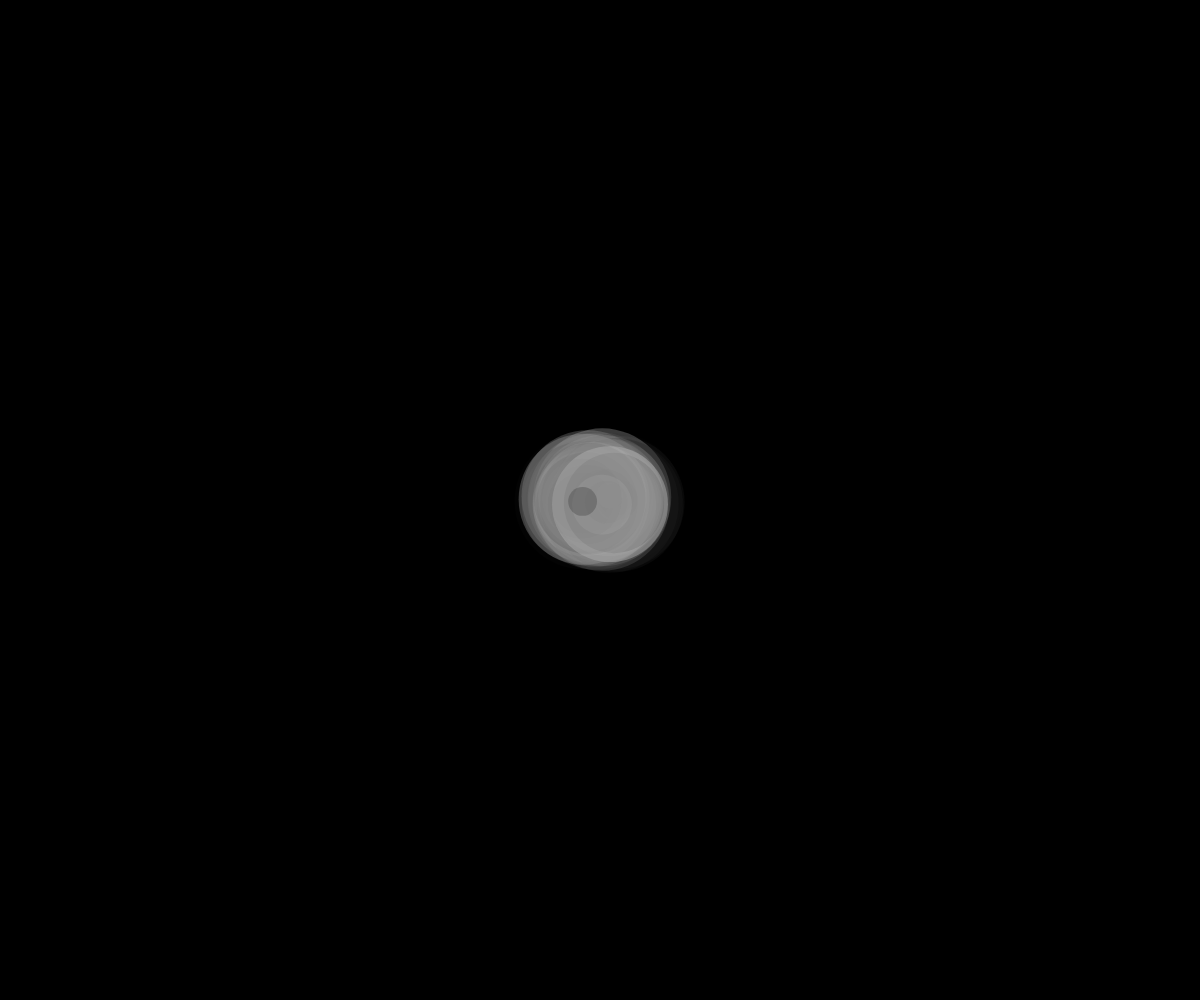
Frame 1 (no input)
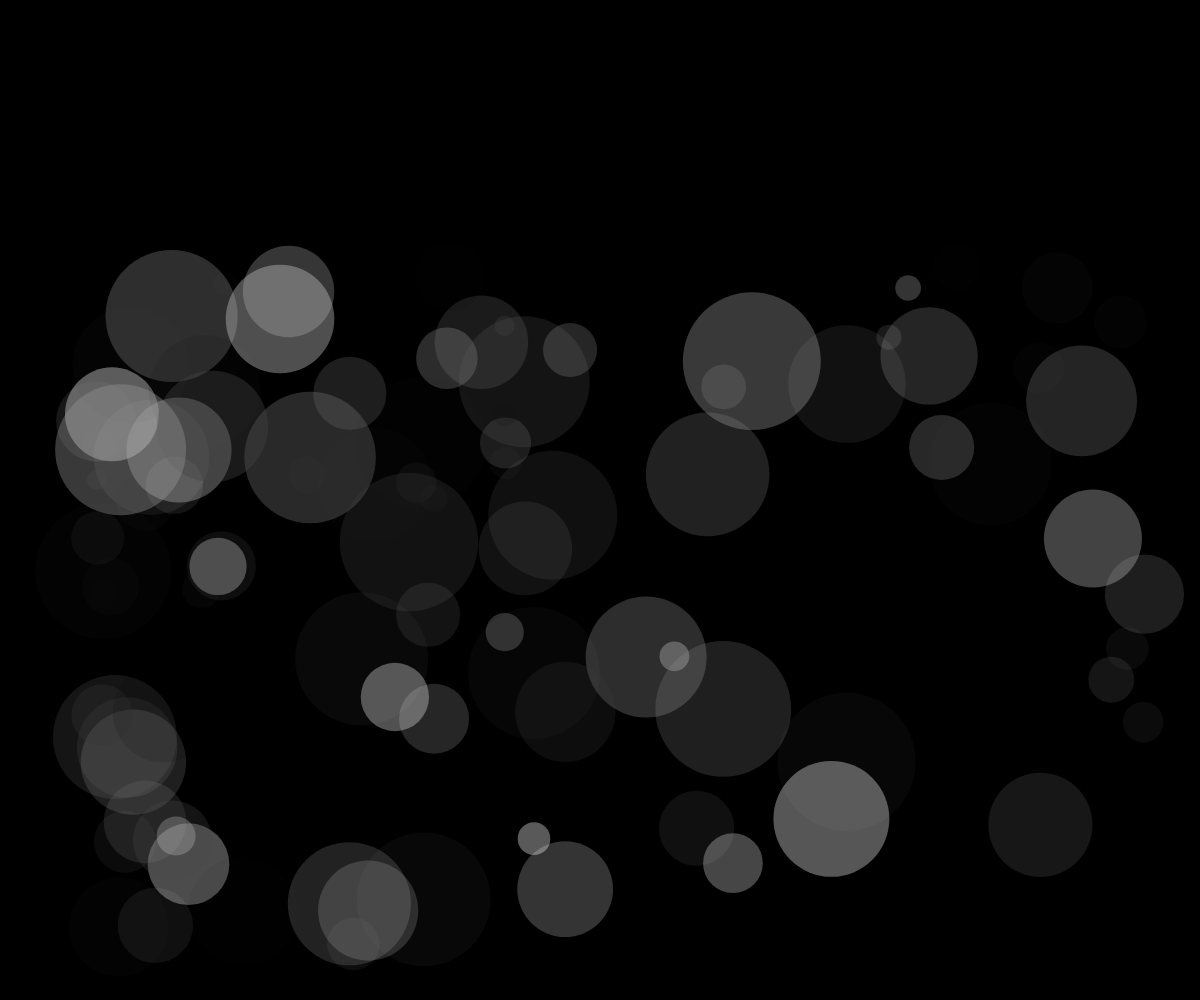
Frame 60 (no input)
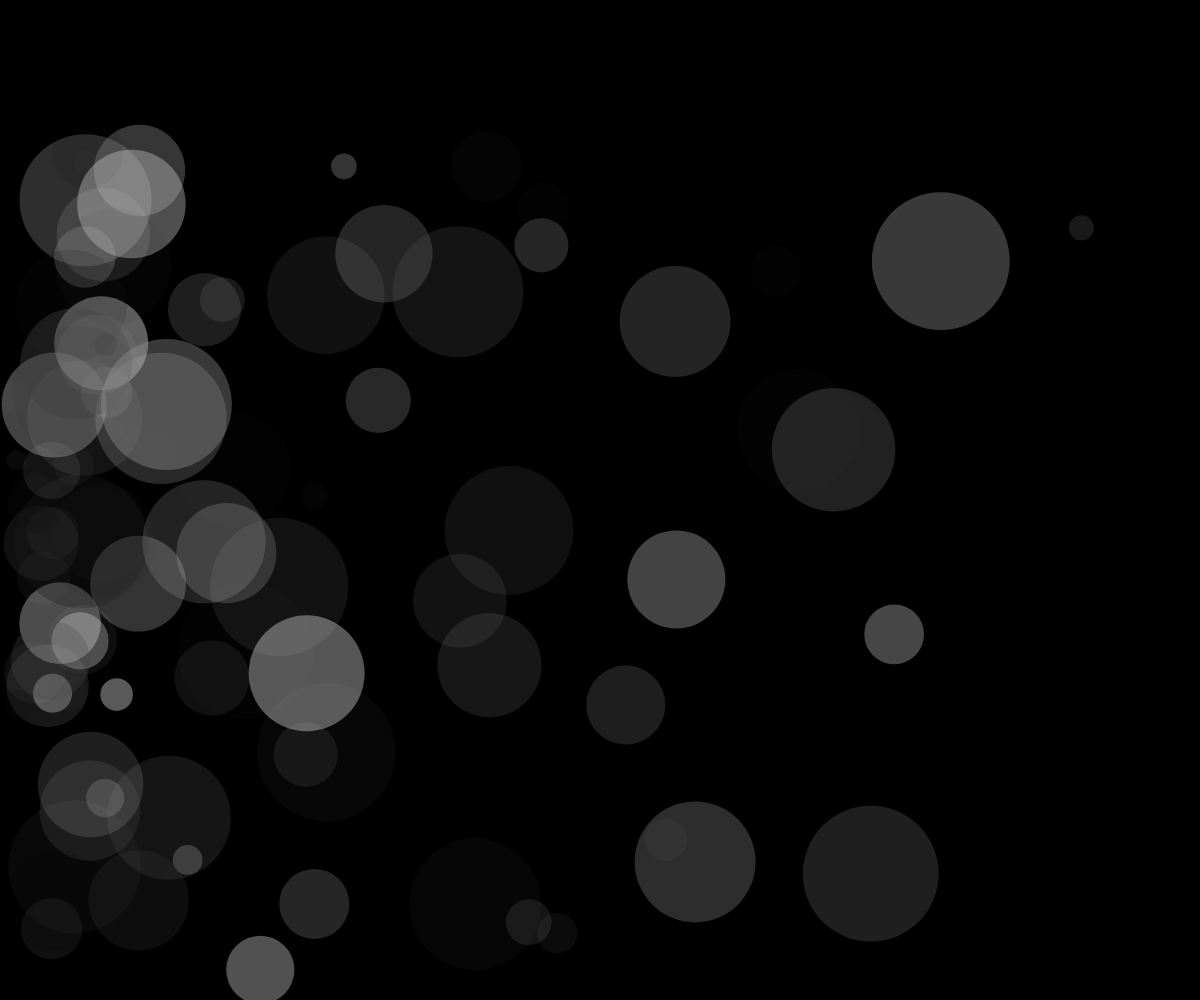
Frame 120 (the mouse pressed at the canvas centre since frame 60)

The p5.js sketch that drew these frames (run headless with seeded random() and noise() and a simulated clock; from frame 60 on, the mouse is pressed at the canvas centre):

// p5.js sketch
// ── sketch.js
//this code was based on Prof. Richard The's "fishies"
//this was a code sample used in Major Studio 1 in Fall 2019.

//i stripped the code down to more fundamentals
//added noise functions

//the key part of the original code is the class structure & the logic for hitting the sides of the canvas and changing direction
//i also started the balls in the middle so they could "explode"

//original is here
// https://github.com/anbnyc/major-studio-1-fa19/blob/master/lab10_motion/data-fish/sketch.js

//outward

let balls = [];
var offset = .1;

function preload() {
}
function setup() {
  createCanvas(windowWidth,windowHeight);
  createBall();
}


function createBall(){
   //e is the number of balls
  for (let e = 0; e< 100; e++)
    {
    //spray center starting location
    let x = width/2;
    let y = height/2;

    //greyscale
    //everything is pretty random
    let color = random(1,256);
    let diameter = random(20,140);
    let speed = random(0.010,.011);
    let opacity = random(0,100);
    balls.push(new Ball(x, y, diameter, speed, color,opacity));
  }
}

function draw() {
  //this is background that is dark grey
  background(0);
  offset = offset + .01;

  //the decision to have two funtions, updates & show were from the original code
  for (let i = 0; i < balls.length; i++) {
    balls[i].update();
    balls[i].show();
  }
}

class Ball {
   // basic parameter set was from original code, but I trimmed it down a lot, added some variation to X and Y
  constructor(x, y, diameter,speed, col, opacity) {
    this.x = x;
    this.y = y;
    this.diameter = diameter;
    this.color = color(col, opacity);
    //this.speedX = random(-0.5,0.5) *speed;
    this.speedX = random(-3,3) *speed;
    this.speedY = random(-1,1) *speed;
    this.speed = speed; 
  }

  update(){
    //this x and y * speed and the collission to the wall was from Richard The
    // added the noise
    this.x += this.x*this.speedX + noise(offset)*.1 + millis()*.0000001;
    this.y += this.y*this.speedY + noise(offset)*.1 + millis()*.0000001;
    // left right collission
    if (this.x <= this.diameter/2 || this.x >= width - this.diameter/2) {
      //reverse!
      this.speedX *= -1;
    }
    // top collission 
    if (this.y <= this.diameter/2  || this.y >= height - this.diameter/2) {
      //reverse!
      this.speedY *= -1;

    // top gravity 
    if (this.speed < .000004) {
      // go fast
      this.diameter += -.1; //shrink slowly
      this.speed += .0001; //get faster
       }
      else
       {
      this.diameter += 0; //expand slowly
       }
    }

  }

  show() {
    noStroke(0);
    fill(this.color);
    ellipse(this.x, this.y, this.diameter, this.diameter);
    //text(this.speedX, this.x, this.y)
    }
}
